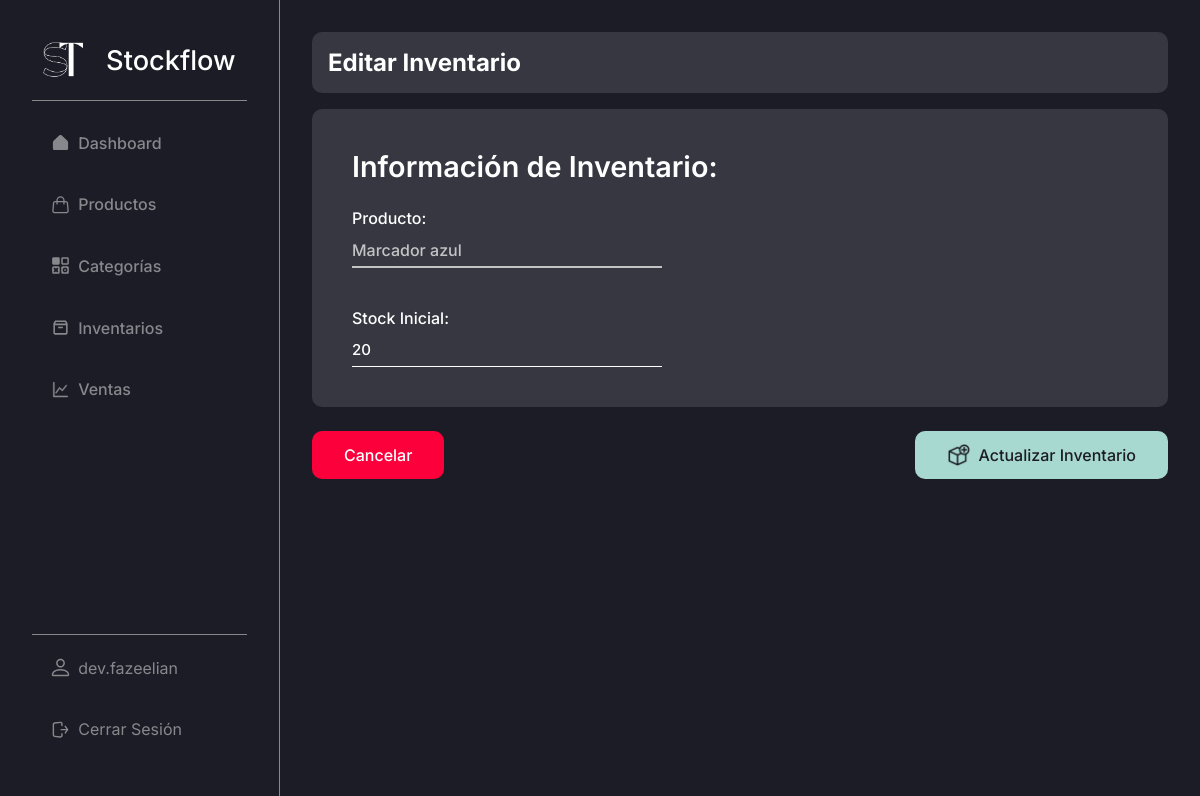
Page /admin/inventories/edit/1 (signed in) on the earlier database version.
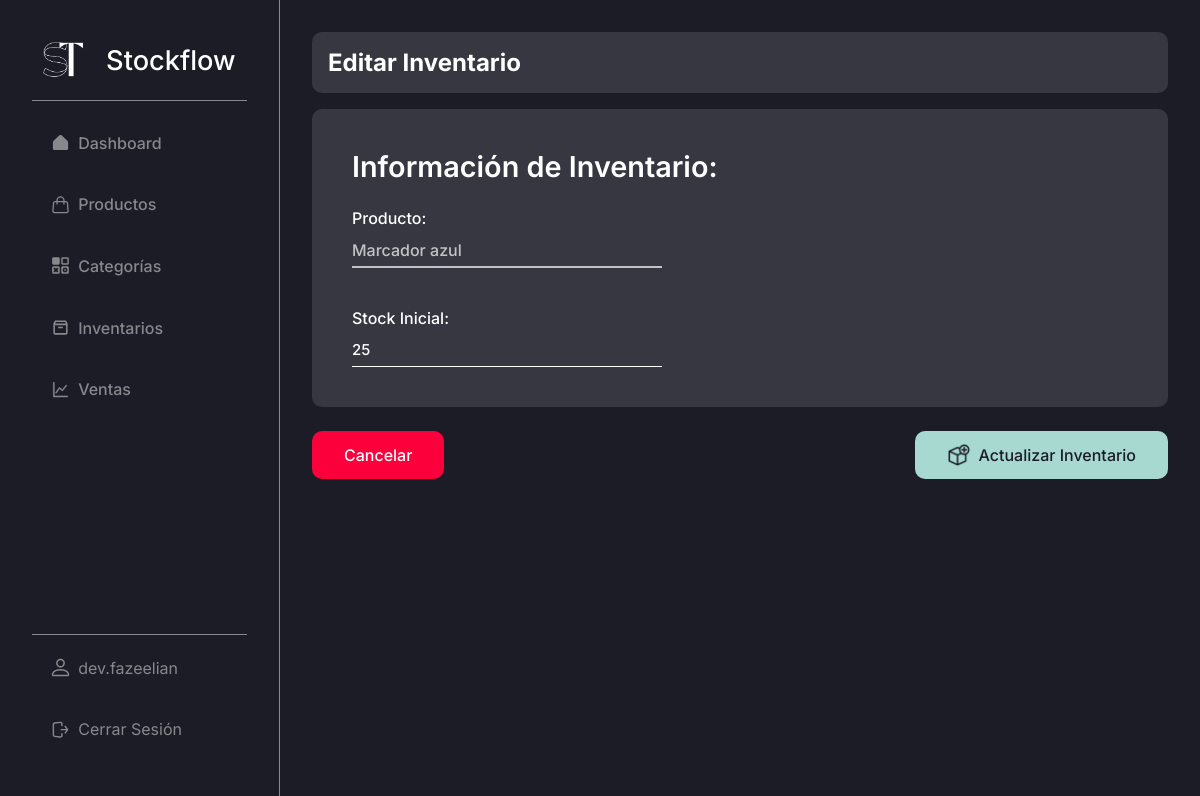
Same page on the later database version.
### stockflow/models.py (models this page shows, shortened)
class Inventory(db.Model):
    id = db.Column(db.Integer, primary_key = True) # Primary key
    created_by = db.Column(db.Integer, db.ForeignKey("user.id"), nullable = False) # Foreign key
    product_id = db.Column(db.Integer, db.ForeignKey("product.id"), nullable = False) # Foreign key
    inflows = db.Column(db.Integer, nullable = False)
    outflows = db.Column(db.Integer, nullable = True, default = 0)
    stock = db.Column(db.Integer, nullable = False, default = 0)
    product = db.relationship('Product', backref='inventory', lazy=True)

### stockflow/modules/inventory.py (the view)
@bp.route("/edit/<int:id>", methods = ("GET", "POST"))
@login_required
def update(id):
    inventory = get_inventory(id)
    if request.method == "POST":
        inventory.inflows = request.form["inflows"]
        db.session.commit()
        return redirect(url_for("admin/inventories.index"))
    return render_template("modules/inventories/edit.html", inventory = inventory)

### stockflow/auth.py (called while the page is built)
def login_required(view):
    @functools.wraps(view)
    def wrapped_view(**kwargs):
        if g.user is None:
            message = "Debes iniciar sesión"
            flash(message)
            return redirect(url_for("auth.login"))
        return view(**kwargs)
    return wrapped_view

@bp.before_app_request # Execute the next function in every request, every page
def load_logged_in_user():
    user_id = session.get("user_id")
    if user_id is None:
        g.user = None
    else:
        g.user = User.query.get_or_404(user_id)

### stockflow/modules/inventory.py (called while the page is built)
def get_inventory(id):
    inventory = Inventory.query.get_or_404(id)
    return inventory

### stockflow/templates/modules/inventories/edit.html (shortened to what this page needs)
{% extends 'base-admin.html' %}
{% block content %}
    <div class="content-group inter bg-black-light">
        <h2 class="color-white inter">Editar Inventario</h2>
    </div>
    <form action="" method="post" class="form inter form-prods">
        <div class="content-group bg-black-light form-content">
            <h1>Información de Inventario:</h1>
            <div class="form-group" style="margin-top: 0;">
                <label for="name">Producto:</label>
                <select name="product" id="products" class="inter color-white" disabled>
                    <option value="{{ inventory.id }}" class="bg-black">{{ inventory.product.name }}</option>
                </select>
            </div>
            <div class="form-group">
                <label for="name">Stock Inicial:</label>
                <input
                    type="number"
                    class="inter color-white"
                    name="inflows"
                    value="{{ inventory.inflows }}"
                    id="name"
                    placeholder="Ingresa aquí nombre de categoría"
                    required
                >
            </div>
        </div>
        <div class="btns-form inter">
            <a href="{{ url_for('admin/inventories.index') }}" class="btn-form color-white btn-cancel">
                Cancelar
            </a>
            <button class="btn-form color-black btn-submit bg-turquese-light-blue inter" type="submit">
                <img src="{{ url_for('static', filename='img/icons/add-product.png') }}" alt="">
                Actualizar Inventario
            </button>
        </div>
    </form>
{% endblock %}

Differences in the rows shown:
changed Inventory: inflows "20" → "25"
